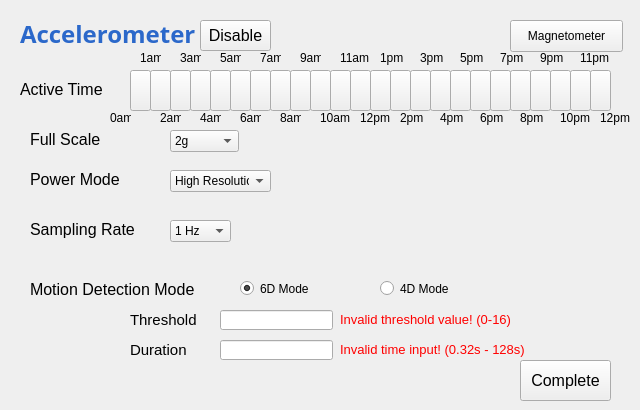
       <widget class="QWidget" name="xcelConfigPage">
        <widget class="QLabel" name="label">
         <property name="geometry">
          <rect>
           <x>20</x>
           <y>80</y>
           <width>91</width>
           <height>20</height>
          </rect>
         </property>
         <property name="text">
          <string>&lt;html&gt;&lt;head/&gt;&lt;body&gt;&lt;p&gt;&lt;span style=&quot; font-size:12pt; color:#000000;&quot;&gt;Active Time&lt;/span&gt;&lt;/p&gt;&lt;/body&gt;&lt;/html&gt;</string>
         </property>
        </widget>
        <widget class="QLabel" name="label_3">
         <property name="geometry">
          <rect>
           <x>30</x>
           <y>130</y>
           <width>81</width>
           <height>20</height>
          </rect>
         </property>
         <property name="text">
          <string>&lt;html&gt;&lt;head/&gt;&lt;body&gt;&lt;p&gt;&lt;span style=&quot; font-size:12pt; color:#000000;&quot;&gt;Full Scale&lt;/span&gt;&lt;/p&gt;&lt;/body&gt;&lt;/html&gt;</string>
         </property>
        </widget>
        <widget class="QComboBox" name="xcel_scaleBox">
         <property name="geometry">
          <rect>
           <x>170</x>
           <y>130</y>
           <width>69</width>
           <height>22</height>
          </rect>
         </property>
         <item>
          <property name="text">
           <string>2g</string>
          </property>
         </item>
         <item>
          <property name="text">
           <string>4g</string>
          </property>
         </item>
         <item>
          <property name="text">
           <string>8g</string>
          </property>
         </item>
        </widget>
        <widget class="QLabel" name="label_4">
         <property name="geometry">
          <rect>
           <x>30</x>
           <y>170</y>
           <width>101</width>
           <height>20</height>
          </rect>
         </property>
         <property name="text">
          <string>&lt;html&gt;&lt;head/&gt;&lt;body&gt;&lt;p&gt;&lt;span style=&quot; font-size:12pt; color:#000000;&quot;&gt;Power Mode&lt;/span&gt;&lt;/p&gt;&lt;/body&gt;&lt;/html&gt;</string>
         </property>
        </widget>
        <widget class="QComboBox" name="xcel_pwrBox">
         <property name="geometry">
          <rect>
           <x>170</x>
           <y>170</y>
           <width>101</width>
           <height>22</height>
          </rect>
         </property>
         <item>
          <property name="text">
           <string>High Resolution</string>
          </property>
         </item>
         <item>
          <property name="text">
           <string>Normal</string>
          </property>
         </item>
         <item>
          <property name="text">
           <string>Low Power</string>
          </property>
         </item>
        </widget>
        <widget class="QLabel" name="label_5">
         <property name="geometry">
          <rect>
           <x>30</x>
           <y>220</y>
           <width>111</width>
           <height>20</height>
          </rect>
         </property>
         <property name="text">
          <string>&lt;html&gt;&lt;head/&gt;&lt;body&gt;&lt;p&gt;&lt;span style=&quot; font-size:12pt; color:#000000;&quot;&gt;Sampling Rate&lt;/span&gt;&lt;/p&gt;&lt;/body&gt;&lt;/html&gt;</string>
         </property>
        </widget>
        <widget class="QComboBox" name="xcel_freqBox">
         <property name="geometry">
          <rect>
           <x>170</x>
           <y>220</y>
           <width>61</width>
           <height>22</height>
          </rect>
         </property>
         <item>
          <property name="text">
           <string>1 Hz</string>
          </property>
         </item>
         <item>
          <property name="text">
           <string>10 Hz</string>
          </property>
         </item>
         <item>
          <property name="text">
           <string>25 Hz</string>
          </property>
         </item>
         <item>
          <property name="text">
           <string>50 Hz</string>
          </property>
         </item>
         <item>
          <property name="text">
           <string>100 Hz</string>
          </property>
         </item>
         <item>
          <property name="text">
           <string>200 Hz</string>
          </property>
         </item>
         <item>
          <property name="text">
           <string>400 Hz</string>
          </property>
         </item>
        </widget>
        <widget class="QLabel" name="label_6">
         <property name="geometry">
          <rect>
           <x>30</x>
           <y>280</y>
           <width>181</width>
           <height>20</height>
          </rect>
         </property>
         <property name="text">
          <string>&lt;html&gt;&lt;head/&gt;&lt;body&gt;&lt;p&gt;&lt;span style=&quot; font-size:12pt; color:#000000;&quot;&gt;Motion Detection Mode&lt;/span&gt;&lt;/p&gt;&lt;/body&gt;&lt;/html&gt;</string>
         </property>
        </widget>
        <widget class="QLabel" name="label_7">
         <property name="geometry">
          <rect>
           <x>130</x>
           <y>310</y>
           <width>81</width>
           <height>20</height>
          </rect>
         </property>
         <property name="text">
          <string>&lt;html&gt;&lt;head/&gt;&lt;body&gt;&lt;p&gt;&lt;span style=&quot; font-size:11pt;&quot;&gt;Threshold&lt;/span&gt;&lt;/p&gt;&lt;/body&gt;&lt;/html&gt;</string>
         </property>
        </widget>
        <widget class="QLabel" name="label_8">
         <property name="geometry">
          <rect>
           <x>130</x>
           <y>340</y>
           <width>71</width>
           <height>20</height>
          </rect>
         </property>
         <property name="text">
          <string>&lt;html&gt;&lt;head/&gt;&lt;body&gt;&lt;p&gt;&lt;span style=&quot; font-size:11pt; color:#000000;&quot;&gt;Duration&lt;/span&gt;&lt;/p&gt;&lt;/body&gt;&lt;/html&gt;</string>
         </property>
        </widget>
        <widget class="QLineEdit" name="xcel_thres">
         <property name="geometry">
          <rect>
           <x>220</x>
           <y>310</y>
           <width>113</width>
           <height>20</height>
          </rect>
         </property>
        </widget>
        <widget class="QLineEdit" name="xcel_duration">
         <property name="geometry">
          <rect>
           <x>220</x>
           <y>340</y>
           <width>113</width>
           <height>20</height>
          </rect>
         </property>
        </widget>
        <widget class="QRadioButton" name="xcel_sixD_button">
         <property name="geometry">
          <rect>
           <x>240</x>
           <y>280</y>
           <width>82</width>
           <height>17</height>
          </rect>
         </property>
         <property name="text">
          <string>6D Mode</string>
         </property>
         <property name="checked">
          <bool>true</bool>
         </property>
        </widget>
        <widget class="QRadioButton" name="xcel_fourD_button">
         <property name="geometry">
          <rect>
           <x>380</x>
           <y>280</y>
           <width>82</width>
           <height>17</height>
          </rect>
         </property>
         <property name="text">
          <string>4D Mode</string>
         </property>
        </widget>
        <widget class="QPushButton" name="xcel_finishButton">
         <property name="geometry">
          <rect>
           <x>520</x>
           <y>360</y>
           <width>91</width>
           <height>41</height>
          </rect>
         </property>
         <property name="font">
          <font>
           <pointsize>12</pointsize>
          </font>
         </property>
         <property name="text">
          <string>Complete</string>
         </property>
        </widget>
        <widget class="QLabel" name="thres_warnLABEL">
         <property name="enabled">
          <bool>true</bool>
         </property>
         <property name="geometry">
          <rect>
           <x>340</x>
           <y>310</y>
           <width>181</width>
           <height>20</height>
          </rect>
         </property>
         <property name="text">
          <string>&lt;html&gt;&lt;head/&gt;&lt;body&gt;&lt;p&gt;&lt;span style=&quot; font-size:10pt; color:#ff0000;&quot;&gt;Invalid threshold value! (0-16)&lt;/span&gt;&lt;/p&gt;&lt;/body&gt;&lt;/html&gt;</string>
         </property>
        </widget>
        <widget class="QLabel" name="dur_warnLABEL">
         <property name="enabled">
          <bool>true</bool>
         </property>
         <property name="geometry">
          <rect>
           <x>340</x>
           <y>340</y>
           <width>201</width>
           <height>20</height>
          </rect>
         </property>
         <property name="text">
          <string>&lt;html&gt;&lt;head/&gt;&lt;body&gt;&lt;p&gt;&lt;span style=&quot; font-size:10pt; color:#ff0000;&quot;&gt;Invalid time input! (0.32s - 128s)&lt;/span&gt;&lt;/p&gt;&lt;/body&gt;&lt;/html&gt;</string>
         </property>
        </widget>
        <widget class="QPushButton" name="Mag_swPAGE">
         <property name="geometry">
          <rect>
           <x>510</x>
           <y>20</y>
           <width>113</width>
           <height>32</height>
          </rect>
         </property>
         <property name="text">
          <string>Magnetometer</string>
         </property>
        </widget>
        <widget class="QLabel" name="mag_title_2">
         <property name="geometry">
          <rect>
           <x>20</x>
           <y>20</y>
           <width>211</width>
           <height>31</height>
          </rect>
         </property>
         <property name="font">
          <font>
           <family>Shree Devanagari 714</family>
           <pointsize>40</pointsize>
          </font>
         </property>
         <property name="styleSheet">
          <string notr="true">color: rgb(0,0,0);</string>
         </property>
         <property name="text">
          <string>&lt;html&gt;&lt;head/&gt;&lt;body&gt;&lt;p&gt;&lt;span style=&quot; font-size:28pt; font-weight:600; color:#2b68ca; vertical-align:super;&quot;&gt;Accelerometer&lt;/span&gt;&lt;/p&gt;&lt;/body&gt;&lt;/html&gt;</string>
         </property>
        </widget>
        <widget class="QPushButton" name="xcel_SW">
         <property name="geometry">
          <rect>
           <x>200</x>
           <y>20</y>
           <width>71</width>
           <height>31</height>
          </rect>
         </property>
         <property name="maximumSize">
          <size>
           <width>141</width>
           <height>16777215</height>
          </size>
         </property>
         <property name="font">
          <font>
           <pointsize>12</pointsize>
          </font>
         </property>
         <property name="text">
          <string>Disable</string>
         </property>
         <property name="checkable">
          <bool>false</bool>
         </property>
        </widget>
        <widget class="QPushButton" name="b_241">
         <property name="geometry">
          <rect>
           <x>390</x>
           <y>70</y>
           <width>21</width>
           <height>41</height>
          </rect>
         </property>
         <property name="text">
          <string/>
         </property>
         <property name="button_shift" stdset="0">
          <number>13</number>
         </property>
        </widget>
        <widget class="QPushButton" name="b_242">
         <property name="geometry">
          <rect>
           <x>190</x>
           <y>70</y>
           <width>21</width>
           <height>41</height>
          </rect>
         </property>
         <property name="text">
          <string/>
         </property>
         <property name="button_shift" stdset="0">
          <number>3</number>
         </property>
        </widget>
        <widget class="QPushButton" name="b_243">
         <property name="geometry">
          <rect>
           <x>450</x>
           <y>70</y>
           <width>21</width>
           <height>41</height>
          </rect>
         </property>
         <property name="text">
          <string/>
         </property>
         <property name="button_shift" stdset="0">
          <number>16</number>
         </property>
        </widget>
        <widget class="QPushButton" name="b_244">
         <property name="geometry">
          <rect>
           <x>510</x>
           <y>70</y>
           <width>21</width>
           <height>41</height>
          </rect>
         </property>
         <property name="text">
          <string/>
         </property>
         <property name="button_shift" stdset="0">
          <number>19</number>
         </property>
        </widget>
        <widget class="QPushButton" name="b_245">
         <property name="geometry">
          <rect>
           <x>570</x>
           <y>70</y>
           <width>21</width>
           <height>41</height>
          </rect>
         </property>
         <property name="text">
          <string/>
         </property>
         <property name="button_shift" stdset="0">
          <number>22</number>
         </property>
        </widget>
        <widget class="QPushButton" name="b_246">
         <property name="geometry">
          <rect>
           <x>430</x>
           <y>70</y>
           <width>21</width>
           <height>41</height>
          </rect>
         </property>
         <property name="text">
          <string/>
         </property>
         <property name="button_shift" stdset="0">
          <number>15</number>
         </property>
        </widget>
        <widget class="QPushButton" name="b_247">
         <property name="geometry">
          <rect>
           <x>270</x>
           <y>70</y>
           <width>21</width>
           <height>41</height>
          </rect>
         </property>
         <property name="text">
          <string/>
         </property>
         <property name="button_shift" stdset="0">
          <number>7</number>
         </property>
        </widget>
        <widget class="QPushButton" name="b_248">
         <property name="geometry">
          <rect>
           <x>230</x>
           <y>70</y>
           <width>21</width>
           <height>41</height>
          </rect>
         </property>
         <property name="text">
          <string/>
         </property>
         <property name="button_shift" stdset="0">
          <number>5</number>
         </property>
        </widget>
        <widget class="QPushButton" name="b_249">
         <property name="geometry">
          <rect>
           <x>150</x>
           <y>70</y>
           <width>21</width>
           <height>41</height>
          </rect>
         </property>
         <property name="text">
          <string/>
         </property>
         <property name="button_shift" stdset="0">
          <number>1</number>
         </property>
        </widget>
        <widget class="QPushButton" name="b_250">
         <property name="geometry">
          <rect>
           <x>310</x>
           <y>70</y>
           <width>21</width>
           <height>41</height>
          </rect>
         </property>
         <property name="text">
          <string/>
         </property>
         <property name="button_shift" stdset="0">
          <number>9</number>
         </property>
        </widget>
        <widget class="QPushButton" name="b_251">
         <property name="geometry">
          <rect>
           <x>590</x>
           <y>70</y>
           <width>21</width>
           <height>41</height>
          </rect>
         </property>
         <property name="text">
          <string/>
         </property>
         <property name="button_shift" stdset="0">
          <number>23</number>
         </property>
        </widget>
        <widget class="QPushButton" name="b_252">
         <property name="geometry">
          <rect>
           <x>290</x>
           <y>70</y>
           <width>21</width>
           <height>41</height>
          </rect>
         </property>
         <property name="text">
          <string/>
         </property>
         <property name="button_shift" stdset="0">
          <number>8</number>
         </property>
        </widget>
        <widget class="QPushButton" name="b_253">
         <property name="geometry">
          <rect>
           <x>530</x>
           <y>70</y>
           <width>21</width>
           <height>41</height>
          </rect>
         </property>
         <property name="text">
          <string/>
         </property>
         <property name="button_shift" stdset="0">
          <number>20</number>
         </property>
        </widget>
        <widget class="QPushButton" name="b_254">
         <property name="geometry">
          <rect>
           <x>250</x>
           <y>70</y>
           <width>21</width>
           <height>41</height>
          </rect>
         </property>
         <property name="text">
          <string/>
         </property>
         <property name="button_shift" stdset="0">
          <number>6</number>
         </property>
        </widget>
        <widget class="QPushButton" name="b_255">
         <property name="geometry">
          <rect>
           <x>550</x>
           <y>70</y>
           <width>21</width>
           <height>41</height>
          </rect>
         </property>
         <property name="text">
          <string/>
         </property>
         <property name="button_shift" stdset="0">
          <number>21</number>
         </property>
        </widget>
        <widget class="QPushButton" name="b_256">
         <property name="geometry">
          <rect>
           <x>130</x>
           <y>70</y>
           <width>21</width>
           <height>41</height>
          </rect>
         </property>
         <property name="text">
          <string/>
         </property>
         <property name="button_shift" stdset="0">
          <number>0</number>
         </property>
        </widget>
        <widget class="QPushButton" name="b_257">
         <property name="geometry">
          <rect>
           <x>350</x>
           <y>70</y>
           <width>21</width>
           <height>41</height>
          </rect>
         </property>
         <property name="text">
          <string/>
         </property>
         <property name="button_shift" stdset="0">
          <number>11</number>
         </property>
        </widget>
        <widget class="QPushButton" name="b_258">
         <property name="geometry">
          <rect>
           <x>210</x>
           <y>70</y>
           <width>21</width>
           <height>41</height>
          </rect>
         </property>
         <property name="text">
          <string/>
         </property>
         <property name="button_shift" stdset="0">
          <number>4</number>
         </property>
        </widget>
        <widget class="QPushButton" name="b_259">
         <property name="geometry">
          <rect>
           <x>490</x>
           <y>70</y>
           <width>21</width>
           <height>41</height>
          </rect>
         </property>
         <property name="text">
          <string/>
         </property>
         <property name="button_shift" stdset="0">
          <number>18</number>
         </property>
        </widget>
        <widget class="QPushButton" name="b_260">
         <property name="geometry">
          <rect>
           <x>330</x>
           <y>70</y>
           <width>21</width>
           <height>41</height>
          </rect>
         </property>
         <property name="text">
          <string/>
         </property>
         <property name="button_shift" stdset="0">
          <number>10</number>
         </property>
        </widget>
        <widget class="QPushButton" name="b_261">
         <property name="geometry">
          <rect>
           <x>170</x>
           <y>70</y>
           <width>21</width>
           <height>41</height>
          </rect>
         </property>
         <property name="text">
          <string/>
         </property>
         <property name="button_shift" stdset="0">
          <number>2</number>
         </property>
        </widget>
        <widget class="QPushButton" name="b_262">
         <property name="geometry">
          <rect>
           <x>410</x>
           <y>70</y>
           <width>21</width>
           <height>41</height>
          </rect>
         </property>
         <property name="text">
          <string/>
         </property>
         <property name="button_shift" stdset="0">
          <number>14</number>
         </property>
        </widget>
        <widget class="QPushButton" name="b_263">
         <property name="geometry">
          <rect>
           <x>370</x>
           <y>70</y>
           <width>21</width>
           <height>41</height>
          </rect>
         </property>
         <property name="text">
          <string/>
         </property>
         <property name="button_shift" stdset="0">
          <number>12</number>
         </property>
        </widget>
        <widget class="QPushButton" name="b_264">
         <property name="geometry">
          <rect>
           <x>470</x>
           <y>70</y>
           <width>21</width>
           <height>41</height>
          </rect>
         </property>
         <property name="text">
          <string/>
         </property>
         <property name="button_shift" stdset="0">
          <number>17</number>
         </property>
        </widget>
        <widget class="QLabel" name="label_224">
         <property name="geometry">
          <rect>
           <x>320</x>
           <y>110</y>
           <width>31</width>
           <height>16</height>
          </rect>
         </property>
         <property name="text">
          <string>10am</string>
         </property>
        </widget>
        <widget class="QLabel" name="label_225">
         <property name="geometry">
          <rect>
           <x>460</x>
           <y>50</y>
           <width>31</width>
           <height>16</height>
          </rect>
         </property>
         <property name="text">
          <string>5pm</string>
         </property>
        </widget>
        <widget class="QLabel" name="label_226">
         <property name="geometry">
          <rect>
           <x>220</x>
           <y>50</y>
           <width>21</width>
           <height>16</height>
          </rect>
         </property>
         <property name="text">
          <string>5am</string>
         </property>
        </widget>
        <widget class="QLabel" name="label_227">
         <property name="geometry">
          <rect>
           <x>160</x>
           <y>110</y>
           <width>21</width>
           <height>16</height>
          </rect>
         </property>
         <property name="text">
          <string>2am</string>
         </property>
        </widget>
        <widget class="QLabel" name="label_228">
         <property name="geometry">
          <rect>
           <x>560</x>
           <y>110</y>
           <width>41</width>
           <height>16</height>
          </rect>
         </property>
         <property name="text">
          <string>10pm</string>
         </property>
        </widget>
        <widget class="QLabel" name="label_229">
         <property name="geometry">
          <rect>
           <x>360</x>
           <y>110</y>
           <width>31</width>
           <height>16</height>
          </rect>
         </property>
         <property name="text">
          <string>12pm</string>
         </property>
        </widget>
        <widget class="QLabel" name="label_230">
         <property name="geometry">
          <rect>
           <x>520</x>
           <y>110</y>
           <width>31</width>
           <height>16</height>
          </rect>
         </property>
         <property name="text">
          <string>8pm</string>
         </property>
        </widget>
        <widget class="QLabel" name="label_231">
         <property name="geometry">
          <rect>
           <x>600</x>
           <y>110</y>
           <width>31</width>
           <height>16</height>
          </rect>
         </property>
         <property name="text">
          <string>12pm</string>
         </property>
        </widget>
        <widget class="QLabel" name="label_232">
         <property name="geometry">
          <rect>
           <x>260</x>
           <y>50</y>
           <width>21</width>
           <height>16</height>
          </rect>
         </property>
         <property name="text">
          <string>7am</string>
         </property>
        </widget>
        <widget class="QLabel" name="label_233">
         <property name="geometry">
          <rect>
           <x>480</x>
           <y>110</y>
           <width>31</width>
           <height>16</height>
          </rect>
         </property>
         <property name="text">
          <string>6pm</string>
         </property>
        </widget>
        <widget class="QLabel" name="label_234">
         <property name="geometry">
          <rect>
           <x>200</x>
           <y>110</y>
           <width>21</width>
           <height>16</height>
          </rect>
         </property>
         <property name="text">
          <string>4am</string>
         </property>
        </widget>
        <widget class="QLabel" name="label_235">
         <property name="geometry">
          <rect>
           <x>110</x>
           <y>110</y>
           <width>21</width>
           <height>16</height>
          </rect>
         </property>
         <property name="text">
          <string>0am</string>
         </property>
        </widget>
        <widget class="QLabel" name="label_236">
         <property name="geometry">
          <rect>
           <x>540</x>
           <y>50</y>
           <width>31</width>
           <height>16</height>
          </rect>
         </property>
         <property name="text">
          <string>9pm</string>
         </property>
        </widget>
        <widget class="QLabel" name="label_237">
         <property name="geometry">
          <rect>
           <x>300</x>
           <y>50</y>
           <width>21</width>
           <height>16</height>
          </rect>
         </property>
         <property name="text">
          <string>9am</string>
         </property>
        </widget>
        <widget class="QLabel" name="label_238">
         <property name="geometry">
          <rect>
           <x>440</x>
           <y>110</y>
           <width>31</width>
           <height>16</height>
          </rect>
         </property>
         <property name="text">
          <string>4pm</string>
         </property>
        </widget>
        <widget class="QLabel" name="label_239">
         <property name="geometry">
          <rect>
           <x>400</x>
           <y>110</y>
           <width>31</width>
           <height>16</height>
          </rect>
         </property>
         <property name="text">
          <string>2pm</string>
         </property>
        </widget>
        <widget class="QLabel" name="label_240">
         <property name="geometry">
          <rect>
           <x>340</x>
           <y>50</y>
           <width>31</width>
           <height>16</height>
          </rect>
         </property>
         <property name="text">
          <string>11am</string>
         </property>
        </widget>
        <widget class="QLabel" name="label_241">
         <property name="geometry">
          <rect>
           <x>420</x>
           <y>50</y>
           <width>31</width>
           <height>16</height>
          </rect>
         </property>
         <property name="text">
          <string>3pm</string>
         </property>
        </widget>
        <widget class="QLabel" name="label_242">
         <property name="geometry">
          <rect>
           <x>140</x>
           <y>50</y>
           <width>21</width>
           <height>16</height>
          </rect>
         </property>
         <property name="text">
          <string>1am</string>
         </property>
        </widget>
        <widget class="QLabel" name="label_243">
         <property name="geometry">
          <rect>
           <x>500</x>
           <y>50</y>
           <width>31</width>
           <height>16</height>
          </rect>
         </property>
         <property name="text">
          <string>7pm</string>
         </property>
        </widget>
        <widget class="QLabel" name="label_244">
         <property name="geometry">
          <rect>
           <x>280</x>
           <y>110</y>
           <width>21</width>
           <height>16</height>
          </rect>
         </property>
         <property name="text">
          <string>8am</string>
         </property>
        </widget>
        <widget class="QLabel" name="label_245">
         <property name="geometry">
          <rect>
           <x>240</x>
           <y>110</y>
           <width>21</width>
           <height>16</height>
          </rect>
         </property>
         <property name="text">
          <string>6am</string>
         </property>
        </widget>
        <widget class="QLabel" name="label_246">
         <property name="geometry">
          <rect>
           <x>380</x>
           <y>50</y>
           <width>31</width>
           <height>16</height>
          </rect>
         </property>
         <property name="text">
          <string>1pm</string>
         </property>
        </widget>
        <widget class="QLabel" name="label_247">
         <property name="geometry">
          <rect>
           <x>580</x>
           <y>50</y>
           <width>31</width>
           <height>16</height>
          </rect>
         </property>
         <property name="text">
          <string>11pm</string>
         </property>
        </widget>
        <widget class="QLabel" name="label_248">
         <property name="geometry">
          <rect>
           <x>180</x>
           <y>50</y>
           <width>21</width>
           <height>16</height>
          </rect>
         </property>
         <property name="text">
          <string>3am</string>
         </property>
        </widget>
       </widget>
